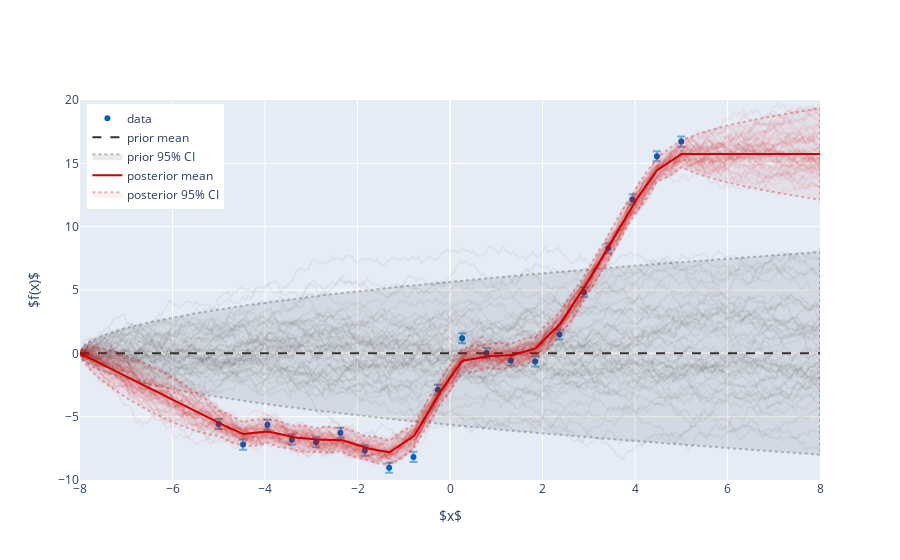

This figure's notebook cell:
### Code cell
kernel = lambda a, b: Wiener(a, b, shift=-8.0)
prior = GaussianProcess(const_mean, kernel)
posterior = prior.condition(Y, X, sigma)
plot(prior, posterior)

### Figure 1 — Plotly figure (JSON) as saved in the notebook; plotly's stock layout.template omitted (floating-point values rounded to 4 significant figures; data arrays with more than 128 entries replaced by an {"elided": "..."} marker saying what was removed)
{"data": [{"error_y": {"array": [0.4, 0.4, 0.4, 0.4, 0.4, 0.4, 0.4, 0.4, 0.4, 0.4, 0.4, 0.4, 0.4, 0.4, 0.4, 0.4, 0.4, 0.4, 0.4, 0.4], "color": "rgba(0,101,189,0.5)", "type": "data", "visible": true}, "marker": {"color": "rgb(0, 101, 189)", "size": 6}, "mode": "markers", "name": "data", "type": "scatter", "x": [-5.0, -4.474, -3.947, -3.421, -2.895, -2.368, -1.842, -1.316, -0.7895, -0.2632, 0.2632, 0.7895, 1.316, 1.842, 2.368, 2.895, 3.421, 3.947, 4.474, 5.0], "y": [-5.582, -7.206, -5.631, -6.811, -7.02, -6.278, -7.678, -9.035, -8.175, -2.871, 1.192, 0.01719, -0.558, -0.6368, 1.482, 4.825, 8.295, 12.15, 15.56, 16.72]}, {"line": {"color": "rgb(51, 51, 51)", "dash": "dash"}, "mode": "lines", "name": "prior mean", "type": "scatter", "x": {"elided": "300 float values"}, "y": {"elided": "300 float values"}}, {"fill": "toself", "fillcolor": "rgba(51,51,51,0.1)", "line": {"color": "rgba(51,51,51,0.3)", "dash": "dot"}, "name": "prior 95% CI", "type": "scatter", "x": {"elided": "600 float values"}, "y": {"elided": "600 float values"}}, {"line": {"color": "rgba(51,51,51,0.3)"}, "mode": "lines", "name": "sample", "opacity": 0.2, "showlegend": false, "type": "scatter", "x": {"elided": "300 float values"}, "y": {"elided": "300 float values"}}, {"line": {"color": "rgba(51,51,51,0.3)"}, "mode": "lines", "name": "sample", "opacity": 0.2, "showlegend": false, "type": "scatter", "x": {"elided": "300 float values"}, "y": {"elided": "300 float values"}}, {"line": {"color": "rgba(51,51,51,0.3)"}, "mode": "lines", "name": "sample", "opacity": 0.2, "showlegend": false, "type": "scatter", "x": {"elided": "300 float values"}, "y": {"elided": "300 float values"}}, {"line": {"color": "rgba(51,51,51,0.3)"}, "mode": "lines", "name": "sample", "opacity": 0.2, "showlegend": false, "type": "scatter", "x": {"elided": "300 float values"}, "y": {"elided": "300 float values"}}, {"line": {"color": "rgba(51,51,51,0.3)"}, "mode": "lines", "name": "sample", "opacity": 0.2, "showlegend": false, "type": "scatter", "x": {"elided": "300 float values"}, "y": {"elided": "300 float values"}}, {"line": {"color": "rgba(51,51,51,0.3)"}, "mode": "lines", "name": "sample", "opacity": 0.2, "showlegend": false, "type": "scatter", "x": {"elided": "300 float values"}, "y": {"elided": "300 float values"}}, {"line": {"color": "rgba(51,51,51,0.3)"}, "mode": "lines", "name": "sample", "opacity": 0.2, "showlegend": false, "type": "scatter", "x": {"elided": "300 float values"}, "y": {"elided": "300 float values"}}, {"line": {"color": "rgba(51,51,51,0.3)"}, "mode": "lines", "name": "sample", "opacity": 0.2, "showlegend": false, "type": "scatter", "x": {"elided": "300 float values"}, "y": {"elided": "300 float values"}}, {"line": {"color": "rgba(51,51,51,0.3)"}, "mode": "lines", "name": "sample", "opacity": 0.2, "showlegend": false, "type": "scatter", "x": {"elided": "300 float values"}, "y": {"elided": "300 float values"}}, {"line": {"color": "rgba(51,51,51,0.3)"}, "mode": "lines", "name": "sample", "opacity": 0.2, "showlegend": false, "type": "scatter", "x": {"elided": "300 float values"}, "y": {"elided": "300 float values"}}, {"line": {"color": "rgba(51,51,51,0.3)"}, "mode": "lines", "name": "sample", "opacity": 0.2, "showlegend": false, "type": "scatter", "x": {"elided": "300 float values"}, "y": {"elided": "300 float values"}}, {"line": {"color": "rgba(51,51,51,0.3)"}, "mode": "lines", "name": "sample", "opacity": 0.2, "showlegend": false, "type": "scatter", "x": {"elided": "300 float values"}, "y": {"elided": "300 float values"}}, {"line": {"color": "rgba(51,51,51,0.3)"}, "mode": "lines", "name": "sample", "opacity": 0.2, "showlegend": false, "type": "scatter", "x": {"elided": "300 float values"}, "y": {"elided": "300 float values"}}, {"line": {"color": "rgba(51,51,51,0.3)"}, "mode": "lines", "name": "sample", "opacity": 0.2, "showlegend": false, "type": "scatter", "x": {"elided": "300 float values"}, "y": {"elided": "300 float values"}}, {"line": {"color": "rgba(51,51,51,0.3)"}, "mode": "lines", "name": "sample", "opacity": 0.2, "showlegend": false, "type": "scatter", "x": {"elided": "300 float values"}, "y": {"elided": "300 float values"}}, {"line": {"color": "rgba(51,51,51,0.3)"}, "mode": "lines", "name": "sample", "opacity": 0.2, "showlegend": false, "type": "scatter", "x": {"elided": "300 float values"}, "y": {"elided": "300 float values"}}, {"line": {"color": "rgba(51,51,51,0.3)"}, "mode": "lines", "name": "sample", "opacity": 0.2, "showlegend": false, "type": "scatter", "x": {"elided": "300 float values"}, "y": {"elided": "300 float values"}}, {"line": {"color": "rgba(51,51,51,0.3)"}, "mode": "lines", "name": "sample", "opacity": 0.2, "showlegend": false, "type": "scatter", "x": {"elided": "300 float values"}, "y": {"elided": "300 float values"}}, {"line": {"color": "rgba(51,51,51,0.3)"}, "mode": "lines", "name": "sample", "opacity": 0.2, "showlegend": false, "type": "scatter", "x": {"elided": "300 float values"}, "y": {"elided": "300 float values"}}, {"line": {"color": "rgba(51,51,51,0.3)"}, "mode": "lines", "name": "sample", "opacity": 0.2, "showlegend": false, "type": "scatter", "x": {"elided": "300 float values"}, "y": {"elided": "300 float values"}}, {"line": {"color": "rgba(51,51,51,0.3)"}, "mode": "lines", "name": "sample", "opacity": 0.2, "showlegend": false, "type": "scatter", "x": {"elided": "300 float values"}, "y": {"elided": "300 float values"}}, {"line": {"color": "rgba(51,51,51,0.3)"}, "mode": "lines", "name": "sample", "opacity": 0.2, "showlegend": false, "type": "scatter", "x": {"elided": "300 float values"}, "y": {"elided": "300 float values"}}, {"line": {"color": "rgba(51,51,51,0.3)"}, "mode": "lines", "name": "sample", "opacity": 0.2, "showlegend": false, "type": "scatter", "x": {"elided": "300 float values"}, "y": {"elided": "300 float values"}}, {"line": {"color": "rgba(51,51,51,0.3)"}, "mode": "lines", "name": "sample", "opacity": 0.2, "showlegend": false, "type": "scatter", "x": {"elided": "300 float values"}, "y": {"elided": "300 float values"}}, {"line": {"color": "rgba(51,51,51,0.3)"}, "mode": "lines", "name": "sample", "opacity": 0.2, "showlegend": false, "type": "scatter", "x": {"elided": "300 float values"}, "y": {"elided": "300 float values"}}, {"line": {"color": "rgba(51,51,51,0.3)"}, "mode": "lines", "name": "sample", "opacity": 0.2, "showlegend": false, "type": "scatter", "x": {"elided": "300 float values"}, "y": {"elided": "300 float values"}}, {"line": {"color": "rgba(51,51,51,0.3)"}, "mode": "lines", "name": "sample", "opacity": 0.2, "showlegend": false, "type": "scatter", "x": {"elided": "300 float values"}, "y": {"elided": "300 float values"}}, {"line": {"color": "rgba(51,51,51,0.3)"}, "mode": "lines", "name": "sample", "opacity": 0.2, "showlegend": false, "type": "scatter", "x": {"elided": "300 float values"}, "y": {"elided": "300 float values"}}, {"line": {"color": "rgba(51,51,51,0.3)"}, "mode": "lines", "name": "sample", "opacity": 0.2, "showlegend": false, "type": "scatter", "x": {"elided": "300 float values"}, "y": {"elided": "300 float values"}}, {"line": {"color": "rgba(51,51,51,0.3)"}, "mode": "lines", "name": "sample", "opacity": 0.2, "showlegend": false, "type": "scatter", "x": {"elided": "300 float values"}, "y": {"elided": "300 float values"}}, {"line": {"color": "rgba(51,51,51,0.3)"}, "mode": "lines", "name": "sample", "opacity": 0.2, "showlegend": false, "type": "scatter", "x": {"elided": "300 float values"}, "y": {"elided": "300 float values"}}, {"line": {"color": "rgba(51,51,51,0.3)"}, "mode": "lines", "name": "sample", "opacity": 0.2, "showlegend": false, "type": "scatter", "x": {"elided": "300 float values"}, "y": {"elided": "300 float values"}}, {"line": {"color": "rgba(51,51,51,0.3)"}, "mode": "lines", "name": "sample", "opacity": 0.2, "showlegend": false, "type": "scatter", "x": {"elided": "300 float values"}, "y": {"elided": "300 float values"}}, {"line": {"color": "rgba(51,51,51,0.3)"}, "mode": "lines", "name": "sample", "opacity": 0.2, "showlegend": false, "type": "scatter", "x": {"elided": "300 float values"}, "y": {"elided": "300 float values"}}, {"line": {"color": "rgba(51,51,51,0.3)"}, "mode": "lines", "name": "sample", "opacity": 0.2, "showlegend": false, "type": "scatter", "x": {"elided": "300 float values"}, "y": {"elided": "300 float values"}}, {"line": {"color": "rgba(51,51,51,0.3)"}, "mode": "lines", "name": "sample", "opacity": 0.2, "showlegend": false, "type": "scatter", "x": {"elided": "300 float values"}, "y": {"elided": "300 float values"}}, {"line": {"color": "rgba(51,51,51,0.3)"}, "mode": "lines", "name": "sample", "opacity": 0.2, "showlegend": false, "type": "scatter", "x": {"elided": "300 float values"}, "y": {"elided": "300 float values"}}, {"line": {"color": "rgba(51,51,51,0.3)"}, "mode": "lines", "name": "sample", "opacity": 0.2, "showlegend": false, "type": "scatter", "x": {"elided": "300 float values"}, "y": {"elided": "300 float values"}}, {"line": {"color": "rgba(51,51,51,0.3)"}, "mode": "lines", "name": "sample", "opacity": 0.2, "showlegend": false, "type": "scatter", "x": {"elided": "300 float values"}, "y": {"elided": "300 float values"}}, {"line": {"color": "rgba(51,51,51,0.3)"}, "mode": "lines", "name": "sample", "opacity": 0.2, "showlegend": false, "type": "scatter", "x": {"elided": "300 float values"}, "y": {"elided": "300 float values"}}, {"line": {"color": "rgba(51,51,51,0.3)"}, "mode": "lines", "name": "sample", "opacity": 0.2, "showlegend": false, "type": "scatter", "x": {"elided": "300 float values"}, "y": {"elided": "300 float values"}}, {"line": {"color": "rgba(51,51,51,0.3)"}, "mode": "lines", "name": "sample", "opacity": 0.2, "showlegend": false, "type": "scatter", "x": {"elided": "300 float values"}, "y": {"elided": "300 float values"}}, {"line": {"color": "rgba(51,51,51,0.3)"}, "mode": "lines", "name": "sample", "opacity": 0.2, "showlegend": false, "type": "scatter", "x": {"elided": "300 float values"}, "y": {"elided": "300 float values"}}, {"line": {"color": "rgba(51,51,51,0.3)"}, "mode": "lines", "name": "sample", "opacity": 0.2, "showlegend": false, "type": "scatter", "x": {"elided": "300 float values"}, "y": {"elided": "300 float values"}}, {"line": {"color": "rgba(51,51,51,0.3)"}, "mode": "lines", "name": "sample", "opacity": 0.2, "showlegend": false, "type": "scatter", "x": {"elided": "300 float values"}, "y": {"elided": "300 float values"}}, {"line": {"color": "rgba(51,51,51,0.3)"}, "mode": "lines", "name": "sample", "opacity": 0.2, "showlegend": false, "type": "scatter", "x": {"elided": "300 float values"}, "y": {"elided": "300 float values"}}, {"line": {"color": "rgba(51,51,51,0.3)"}, "mode": "lines", "name": "sample", "opacity": 0.2, "showlegend": false, "type": "scatter", "x": {"elided": "300 float values"}, "y": {"elided": "300 float values"}}, {"line": {"color": "rgba(51,51,51,0.3)"}, "mode": "lines", "name": "sample", "opacity": 0.2, "showlegend": false, "type": "scatter", "x": {"elided": "300 float values"}, "y": {"elided": "300 float values"}}, {"line": {"color": "rgba(51,51,51,0.3)"}, "mode": "lines", "name": "sample", "opacity": 0.2, "showlegend": false, "type": "scatter", "x": {"elided": "300 float values"}, "y": {"elided": "300 float values"}}, {"line": {"color": "rgba(51,51,51,0.3)"}, "mode": "lines", "name": "sample", "opacity": 0.2, "showlegend": false, "type": "scatter", "x": {"elided": "300 float values"}, "y": {"elided": "300 float values"}}, {"line": {"color": "rgb(204, 0, 0)"}, "mode": "lines", "name": "posterior mean", "type": "scatter", "x": {"elided": "300 float values"}, "y": {"elided": "300 float values"}}, {"fill": "toself", "fillcolor": "rgba(204,0,0,0.05)", "line": {"color": "rgba(204,0,0,0.3)", "dash": "dot"}, "name": "posterior 95% CI", "type": "scatter", "x": {"elided": "600 float values"}, "y": {"elided": "600 float values"}}, {"line": {"color": "rgba(204,0,0,0.3)"}, "mode": "lines", "name": "sample", "opacity": 0.2, "showlegend": false, "type": "scatter", "x": {"elided": "300 float values"}, "y": {"elided": "300 float values"}}, {"line": {"color": "rgba(204,0,0,0.3)"}, "mode": "lines", "name": "sample", "opacity": 0.2, "showlegend": false, "type": "scatter", "x": {"elided": "300 float values"}, "y": {"elided": "300 float values"}}, {"line": {"color": "rgba(204,0,0,0.3)"}, "mode": "lines", "name": "sample", "opacity": 0.2, "showlegend": false, "type": "scatter", "x": {"elided": "300 float values"}, "y": {"elided": "300 float values"}}, {"line": {"color": "rgba(204,0,0,0.3)"}, "mode": "lines", "name": "sample", "opacity": 0.2, "showlegend": false, "type": "scatter", "x": {"elided": "300 float values"}, "y": {"elided": "300 float values"}}, {"line": {"color": "rgba(204,0,0,0.3)"}, "mode": "lines", "name": "sample", "opacity": 0.2, "showlegend": false, "type": "scatter", "x": {"elided": "300 float values"}, "y": {"elided": "300 float values"}}, {"line": {"color": "rgba(204,0,0,0.3)"}, "mode": "lines", "name": "sample", "opacity": 0.2, "showlegend": false, "type": "scatter", "x": {"elided": "300 float values"}, "y": {"elided": "300 float values"}}, {"line": {"color": "rgba(204,0,0,0.3)"}, "mode": "lines", "name": "sample", "opacity": 0.2, "showlegend": false, "type": "scatter", "x": {"elided": "300 float values"}, "y": {"elided": "300 float values"}}, {"line": {"color": "rgba(204,0,0,0.3)"}, "mode": "lines", "name": "sample", "opacity": 0.2, "showlegend": false, "type": "scatter", "x": {"elided": "300 float values"}, "y": {"elided": "300 float values"}}, {"line": {"color": "rgba(204,0,0,0.3)"}, "mode": "lines", "name": "sample", "opacity": 0.2, "showlegend": false, "type": "scatter", "x": {"elided": "300 float values"}, "y": {"elided": "300 float values"}}, {"line": {"color": "rgba(204,0,0,0.3)"}, "mode": "lines", "name": "sample", "opacity": 0.2, "showlegend": false, "type": "scatter", "x": {"elided": "300 float values"}, "y": {"elided": "300 float values"}}, {"line": {"color": "rgba(204,0,0,0.3)"}, "mode": "lines", "name": "sample", "opacity": 0.2, "showlegend": false, "type": "scatter", "x": {"elided": "300 float values"}, "y": {"elided": "300 float values"}}, {"line": {"color": "rgba(204,0,0,0.3)"}, "mode": "lines", "name": "sample", "opacity": 0.2, "showlegend": false, "type": "scatter", "x": {"elided": "300 float values"}, "y": {"elided": "300 float values"}}, {"line": {"color": "rgba(204,0,0,0.3)"}, "mode": "lines", "name": "sample", "opacity": 0.2, "showlegend": false, "type": "scatter", "x": {"elided": "300 float values"}, "y": {"elided": "300 float values"}}, {"line": {"color": "rgba(204,0,0,0.3)"}, "mode": "lines", "name": "sample", "opacity": 0.2, "showlegend": false, "type": "scatter", "x": {"elided": "300 float values"}, "y": {"elided": "300 float values"}}, {"line": {"color": "rgba(204,0,0,0.3)"}, "mode": "lines", "name": "sample", "opacity": 0.2, "showlegend": false, "type": "scatter", "x": {"elided": "300 float values"}, "y": {"elided": "300 float values"}}, {"line": {"color": "rgba(204,0,0,0.3)"}, "mode": "lines", "name": "sample", "opacity": 0.2, "showlegend": false, "type": "scatter", "x": {"elided": "300 float values"}, "y": {"elided": "300 float values"}}, {"line": {"color": "rgba(204,0,0,0.3)"}, "mode": "lines", "name": "sample", "opacity": 0.2, "showlegend": false, "type": "scatter", "x": {"elided": "300 float values"}, "y": {"elided": "300 float values"}}, {"line": {"color": "rgba(204,0,0,0.3)"}, "mode": "lines", "name": "sample", "opacity": 0.2, "showlegend": false, "type": "scatter", "x": {"elided": "300 float values"}, "y": {"elided": "300 float values"}}, {"line": {"color": "rgba(204,0,0,0.3)"}, "mode": "lines", "name": "sample", "opacity": 0.2, "showlegend": false, "type": "scatter", "x": {"elided": "300 float values"}, "y": {"elided": "300 float values"}}, {"line": {"color": "rgba(204,0,0,0.3)"}, "mode": "lines", "name": "sample", "opacity": 0.2, "showlegend": false, "type": "scatter", "x": {"elided": "300 float values"}, "y": {"elided": "300 float values"}}, {"line": {"color": "rgba(204,0,0,0.3)"}, "mode": "lines", "name": "sample", "opacity": 0.2, "showlegend": false, "type": "scatter", "x": {"elided": "300 float values"}, "y": {"elided": "300 float values"}}, {"line": {"color": "rgba(204,0,0,0.3)"}, "mode": "lines", "name": "sample", "opacity": 0.2, "showlegend": false, "type": "scatter", "x": {"elided": "300 float values"}, "y": {"elided": "300 float values"}}, {"line": {"color": "rgba(204,0,0,0.3)"}, "mode": "lines", "name": "sample", "opacity": 0.2, "showlegend": false, "type": "scatter", "x": {"elided": "300 float values"}, "y": {"elided": "300 float values"}}, {"line": {"color": "rgba(204,0,0,0.3)"}, "mode": "lines", "name": "sample", "opacity": 0.2, "showlegend": false, "type": "scatter", "x": {"elided": "300 float values"}, "y": {"elided": "300 float values"}}, {"line": {"color": "rgba(204,0,0,0.3)"}, "mode": "lines", "name": "sample", "opacity": 0.2, "showlegend": false, "type": "scatter", "x": {"elided": "300 float values"}, "y": {"elided": "300 float values"}}, {"line": {"color": "rgba(204,0,0,0.3)"}, "mode": "lines", "name": "sample", "opacity": 0.2, "showlegend": false, "type": "scatter", "x": {"elided": "300 float values"}, "y": {"elided": "300 float values"}}, {"line": {"color": "rgba(204,0,0,0.3)"}, "mode": "lines", "name": "sample", "opacity": 0.2, "showlegend": false, "type": "scatter", "x": {"elided": "300 float values"}, "y": {"elided": "300 float values"}}, {"line": {"color": "rgba(204,0,0,0.3)"}, "mode": "lines", "name": "sample", "opacity": 0.2, "showlegend": false, "type": "scatter", "x": {"elided": "300 float values"}, "y": {"elided": "300 float values"}}, {"line": {"color": "rgba(204,0,0,0.3)"}, "mode": "lines", "name": "sample", "opacity": 0.2, "showlegend": false, "type": "scatter", "x": {"elided": "300 float values"}, "y": {"elided": "300 float values"}}, {"line": {"color": "rgba(204,0,0,0.3)"}, "mode": "lines", "name": "sample", "opacity": 0.2, "showlegend": false, "type": "scatter", "x": {"elided": "300 float values"}, "y": {"elided": "300 float values"}}, {"line": {"color": "rgba(204,0,0,0.3)"}, "mode": "lines", "name": "sample", "opacity": 0.2, "showlegend": false, "type": "scatter", "x": {"elided": "300 float values"}, "y": {"elided": "300 float values"}}, {"line": {"color": "rgba(204,0,0,0.3)"}, "mode": "lines", "name": "sample", "opacity": 0.2, "showlegend": false, "type": "scatter", "x": {"elided": "300 float values"}, "y": {"elided": "300 float values"}}, {"line": {"color": "rgba(204,0,0,0.3)"}, "mode": "lines", "name": "sample", "opacity": 0.2, "showlegend": false, "type": "scatter", "x": {"elided": "300 float values"}, "y": {"elided": "300 float values"}}, {"line": {"color": "rgba(204,0,0,0.3)"}, "mode": "lines", "name": "sample", "opacity": 0.2, "showlegend": false, "type": "scatter", "x": {"elided": "300 float values"}, "y": {"elided": "300 float values"}}, {"line": {"color": "rgba(204,0,0,0.3)"}, "mode": "lines", "name": "sample", "opacity": 0.2, "showlegend": false, "type": "scatter", "x": {"elided": "300 float values"}, "y": {"elided": "300 float values"}}, {"line": {"color": "rgba(204,0,0,0.3)"}, "mode": "lines", "name": "sample", "opacity": 0.2, "showlegend": false, "type": "scatter", "x": {"elided": "300 float values"}, "y": {"elided": "300 float values"}}, {"line": {"color": "rgba(204,0,0,0.3)"}, "mode": "lines", "name": "sample", "opacity": 0.2, "showlegend": false, "type": "scatter", "x": {"elided": "300 float values"}, "y": {"elided": "300 float values"}}, {"line": {"color": "rgba(204,0,0,0.3)"}, "mode": "lines", "name": "sample", "opacity": 0.2, "showlegend": false, "type": "scatter", "x": {"elided": "300 float values"}, "y": {"elided": "300 float values"}}, {"line": {"color": "rgba(204,0,0,0.3)"}, "mode": "lines", "name": "sample", "opacity": 0.2, "showlegend": false, "type": "scatter", "x": {"elided": "300 float values"}, "y": {"elided": "300 float values"}}, {"line": {"color": "rgba(204,0,0,0.3)"}, "mode": "lines", "name": "sample", "opacity": 0.2, "showlegend": false, "type": "scatter", "x": {"elided": "300 float values"}, "y": {"elided": "300 float values"}}, {"line": {"color": "rgba(204,0,0,0.3)"}, "mode": "lines", "name": "sample", "opacity": 0.2, "showlegend": false, "type": "scatter", "x": {"elided": "300 float values"}, "y": {"elided": "300 float values"}}, {"line": {"color": "rgba(204,0,0,0.3)"}, "mode": "lines", "name": "sample", "opacity": 0.2, "showlegend": false, "type": "scatter", "x": {"elided": "300 float values"}, "y": {"elided": "300 float values"}}, {"line": {"color": "rgba(204,0,0,0.3)"}, "mode": "lines", "name": "sample", "opacity": 0.2, "showlegend": false, "type": "scatter", "x": {"elided": "300 float values"}, "y": {"elided": "300 float values"}}, {"line": {"color": "rgba(204,0,0,0.3)"}, "mode": "lines", "name": "sample", "opacity": 0.2, "showlegend": false, "type": "scatter", "x": {"elided": "300 float values"}, "y": {"elided": "300 float values"}}, {"line": {"color": "rgba(204,0,0,0.3)"}, "mode": "lines", "name": "sample", "opacity": 0.2, "showlegend": false, "type": "scatter", "x": {"elided": "300 float values"}, "y": {"elided": "300 float values"}}, {"line": {"color": "rgba(204,0,0,0.3)"}, "mode": "lines", "name": "sample", "opacity": 0.2, "showlegend": false, "type": "scatter", "x": {"elided": "300 float values"}, "y": {"elided": "300 float values"}}, {"line": {"color": "rgba(204,0,0,0.3)"}, "mode": "lines", "name": "sample", "opacity": 0.2, "showlegend": false, "type": "scatter", "x": {"elided": "300 float values"}, "y": {"elided": "300 float values"}}, {"line": {"color": "rgba(204,0,0,0.3)"}, "mode": "lines", "name": "sample", "opacity": 0.2, "showlegend": false, "type": "scatter", "x": {"elided": "300 float values"}, "y": {"elided": "300 float values"}}, {"line": {"color": "rgba(204,0,0,0.3)"}, "mode": "lines", "name": "sample", "opacity": 0.2, "showlegend": false, "type": "scatter", "x": {"elided": "300 float values"}, "y": {"elided": "300 float values"}}, {"line": {"color": "rgba(204,0,0,0.3)"}, "mode": "lines", "name": "sample", "opacity": 0.2, "showlegend": false, "type": "scatter", "x": {"elided": "300 float values"}, "y": {"elided": "300 float values"}}], "layout": {"legend": {"x": 0.01, "y": 0.99}, "xaxis": {"title": {"text": "$x$"}}, "yaxis": {"range": [-10, 20], "title": {"text": "$f(x)$"}}}}
